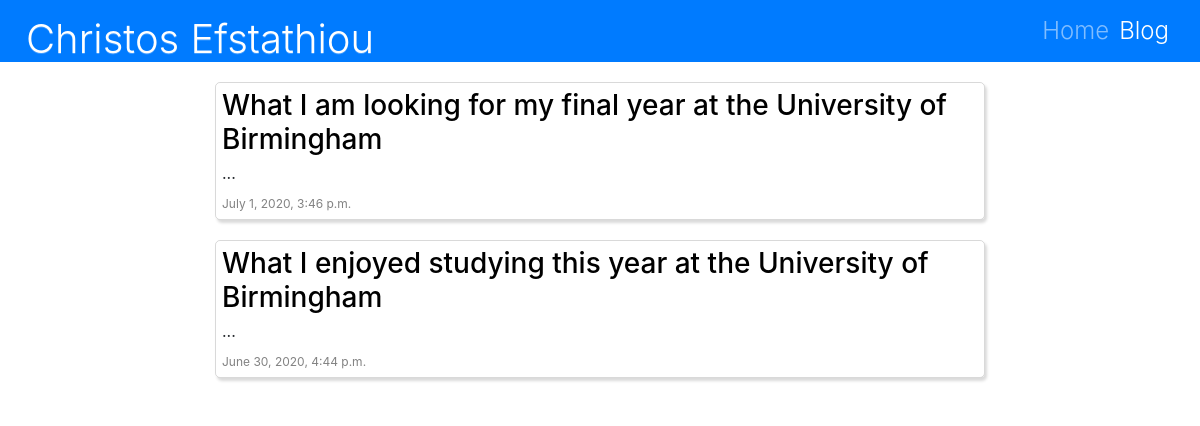
/blog/, run on an earlier commit of the app's database.
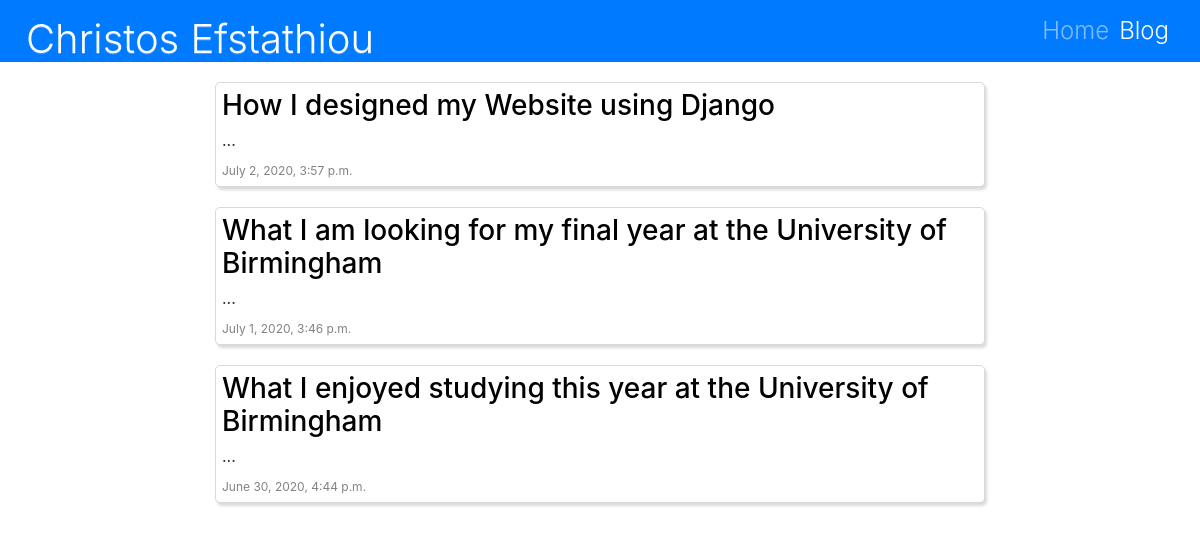
And on a later commit of the database.
### blog/models.py (models this page shows, shortened)
class Post(models.Model):
    title = models.CharField(max_length=200)
    text = models.TextField(default="<p class='post-text'> </p>")
    created_date = models.DateTimeField(default=timezone.now)
    published_date = models.DateTimeField(blank=True, null=True)
    def formatted_markdown(self):
        return markdownify(self.text)

### blog/views.py (the view)
# urls.py: path('', views.post_list, name='post_list'),
def post_list(request):
    posts = Post.objects.filter(published_date__lte=timezone.now()).order_by('-created_date')
    return render(request, 'blog/post_list.html', {'posts': posts})

### blog/templates/blog/post_list.html (shortened to what this page needs)
{% extends 'blog/blog_base.html' %}
{% load static %}
{% block content %}
    {% for post in posts %}
            <div onclick="location.href='{% url 'post_detail' pk=post.pk %}'" class="post post-hover">
                <h2><a href="{% url 'post_detail' pk=post.pk %}">{{ post.title }}</a></h2>
                <p class="post-text">
                    {{ post.formatted_markdown|safe|slice:":500" }}{% if post.text|length > 500 %}...{% endif %}
                </p>
                <div class="post-date">
                    {{ post.published_date }}
                </div>
            </div>
    {% endfor %}
{% endblock %}

What changed in the data, as far as the page shows it:
added Post: title "How I designed my Website using Django", published_date "July 2, 2020, 3:57 p.m."
